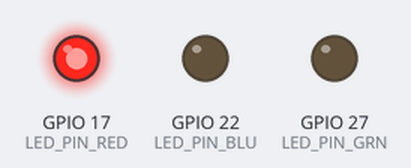
The program below on a simulated Raspberry Pi (BCM pin numbers). Parts: output pins drawn as LEDs (lit = HIGH).

Above: at 0.5 s.
At 1.5 s:
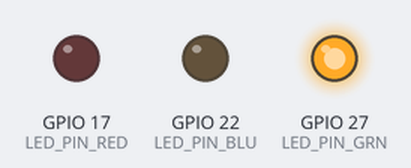
At 5.5 s:
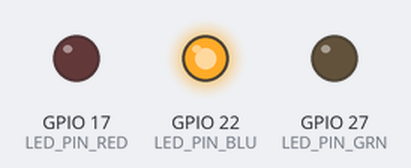
Timing chart, 0 to 6.9 s (numbered marks = the images above):
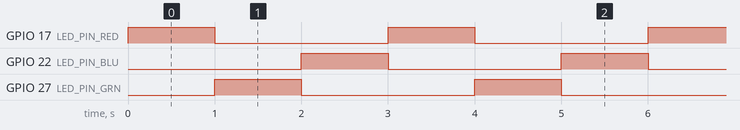

The program:

LEDtest.py
```python
import RPi.GPIO as GPIO
import time

LED_PIN_RED = 17
LED_PIN_GRN = 27
LED_PIN_BLU = 22

GPIO.setmode(GPIO.BCM)
GPIO.setup(LED_PIN_RED, GPIO.OUT)
GPIO.setup(LED_PIN_GRN, GPIO.OUT)
GPIO.setup(LED_PIN_BLU, GPIO.OUT)

try:
    while True:
        #Cyles through red, green and blue
        GPIO.output(LED_PIN_RED, GPIO.HIGH)
        GPIO.output(LED_PIN_GRN, GPIO.LOW)
        GPIO.output(LED_PIN_BLU, GPIO.LOW)
        time.sleep(1)
        GPIO.output(LED_PIN_RED, GPIO.LOW)
        GPIO.output(LED_PIN_GRN, GPIO.HIGH)
        GPIO.output(LED_PIN_BLU, GPIO.LOW)
        time.sleep(1)
        GPIO.output(LED_PIN_RED, GPIO.LOW)
        GPIO.output(LED_PIN_GRN, GPIO.LOW)
        GPIO.output(LED_PIN_BLU, GPIO.HIGH)
        time.sleep(1)

except KeyboardInterrupt:
    print("Done")
finally:
    GPIO.cleanup()
```

Measured:
- by itself, GPIO 17 (LED_PIN_RED), GPIO 22 (LED_PIN_BLU), GPIO 27 (LED_PIN_GRN): alternates HIGH for 1.0 s and LOW for 2.0 s
- by itself, everything shown: repeats every 3.0 s, in 3 steps
